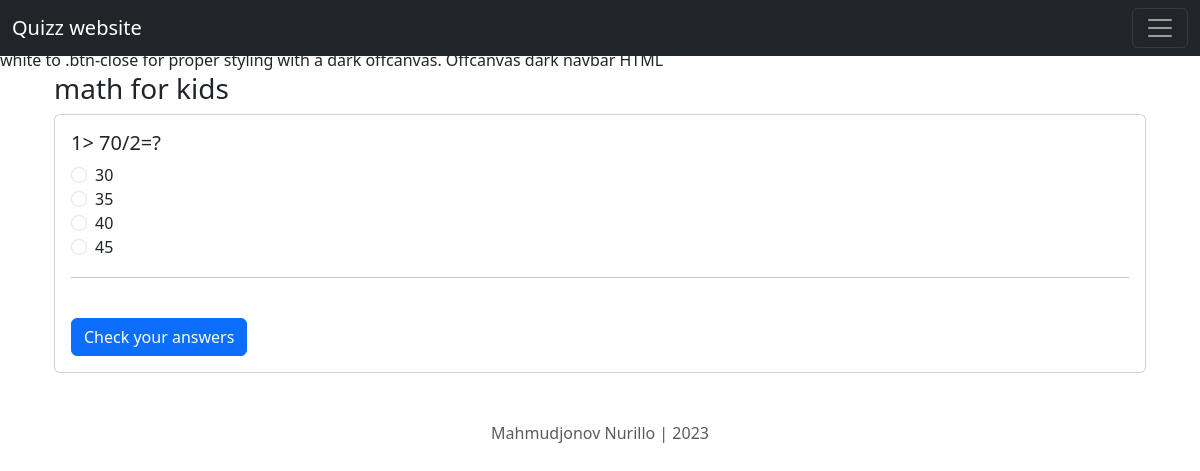
The page /2/test/ (signed in) on the database its author committed.
### quizz/models.py (models this page shows, shortened)
class Test(models.Model):
    author = models.ForeignKey(User, on_delete=models.CASCADE)
    category = models.ForeignKey(Category, on_delete=models.CASCADE)
    title = models.CharField(max_length=250)
    max_attemps = models.PositiveIntegerField()
    pass_percentage = models.PositiveIntegerField(default=0)
    start_date = models.DateTimeField(default=now)
    end_date = models.DateTimeField(now()+timedelta(days=7))
    created = models.DateTimeField(auto_now_add=True)
    updated = models.DateTimeField(auto_now=True)
    class Meta:
        ordering = ['-start_date']
        indexes = [
            models.Index(fields=['-start_date'])
        ]

class Question(models.Model):
    test = models.ForeignKey(Test, on_delete=models.CASCADE)
    question = models.CharField(max_length=500)
    a = models.CharField(max_length=255)
    b = models.CharField(max_length=255)
    c = models.CharField(max_length=255)
    d = models.CharField(max_length=255)
    true_answer = models.CharField(max_length=255, help_text="E.x: a")

### quizz/views.py (the view, shortened to what this page needs)
# urls.py: path('<int:test_id>/test/', test, name='test'),
@login_required(login_url='login')
def test(request, test_id):
    test = get_object_or_404(Test, id=test_id)
    attemps = CheckTest.objects.filter(student=request.user, test=test).count()
    if attemps < test.max_attemps and (timezone.now() >= test.start_date and timezone.now() <= test.end_date):
        questions = Question.objects.filter(test=test)
        return render(request, 'test.html', {
            'test': test,
            'questions': questions
        })
    else:
        return HttpResponse("Server Error")

### templates/test.html (shortened to what this page needs)
{% extends 'base.html' %} {% block title %}Test Page{% endblock title %} {% block content %}
<div class="container">
    <h3>{{test.title}}</h3>
    <form action="" class="card p-3" method="post">
        <div class="form-group">
            {% for question in questions %}
            <h5>{{forloop.counter }}> {{ question.question }}</h5>
            <div class="form-check form-check-inline">
                <input
                    class="form-check-input"
                    type="radio"
                    required
                    name="{{question.id}}"
                    id="{{question.id}}-a"
                    value="a"
                />
                <label for="{{question.id}}-a">{{ question.a }}</label>
                <br />
                <input class="form-check-input" type="radio" name="{{question.id}}" id="{{question.id}}-b" value="b" />
                <label for="{{question.id}}-b">{{ question.b}}</label>
                <br />
                <input class="form-check-input" type="radio" name="{{question.id}}" id="{{question.id}}-c" value="c" />
                <label for="{{question.id}}-c">{{ question.c }}</label>
                <br />
                <input class="form-check-input" type="radio" name="{{question.id}}" id="{{question.id}}-d" value="d" />
                <label for="{{question.id}}-d">{{ question.d }}</label>
                <br />
            </div>
            <hr />
            {% endfor %}
            <br />
            <button class="btn btn-primary" type="submit">Check your answers</button>
        </div>
    </form>
</div>
{% endblock content%}

### rows shown on the page
Test: title "math for kids"
Question: question "70/2=?", a "30", b "35", c "40", d "45"
